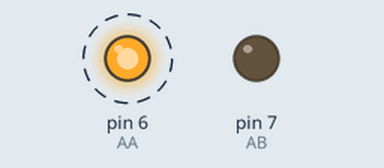
The sketch below on a simulated Arduino Uno, built with avr-gcc and run on an emulated ATmega328P. On the bench: output pins drawn as LEDs (lit = HIGH). Dashed ring = blinking.

Above: at 0.5 s.
Timing chart, 0 to 4.6 s (numbered marks = the images above):
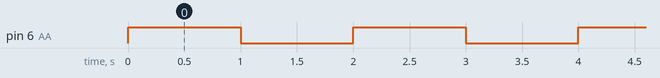

Measured:
- by itself, pin 6 (AA): alternates HIGH for 1.0 s and LOW for 1.0 s

The sketch:

MotorDriver.ino
```cpp
int AA = 6;
int AB = 7;

void setup()
{
  pinMode(AA, OUTPUT);
  pinMode(AB, OUTPUT);
}

void loop()
{
  digitalWrite(AA, HIGH);
  digitalWrite(AB, LOW);
  delay(1000);

  digitalWrite(AA, LOW);
  digitalWrite(AB, LOW);
  delay(1000);
}
```
